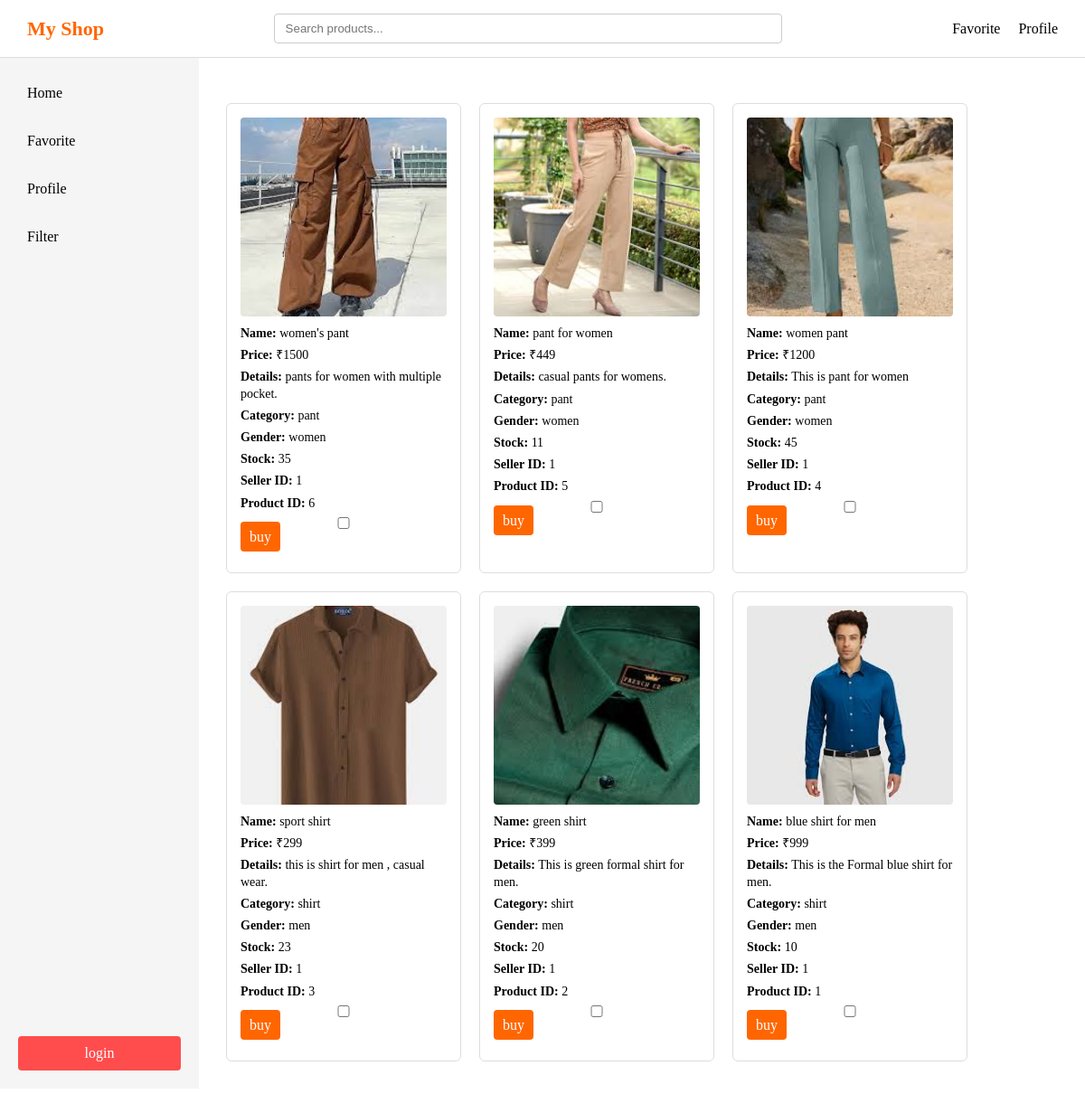
The page / on the database its author committed.
### main.py (models this page shows)
class Product(db.Model):
    id=db.Column(db.Integer, primary_key = True)
    product_name = db.Column(db.String(100))
    product_price= db.Column(db.Integer)
    product_image= db.Column(db.String(200))
    product_details = db.Column(db.Text)
    product_category = db.Column(db.String(100))
    product_gender= db.Column(db.String(20))
    product_stock= db.Column(db.Integer)
    seller_id = db.Column(db.Integer, db.ForeignKey('user.id'))

### main.py (the view)
@app.route('/')
def main():
    if 'user' in session:
        return redirect(url_for('home'))
    products = Product.query.order_by(Product.id.desc()).all()
    return render_template("main.html", products = products )

### templates/main.html (shortened to what this page needs)
<!DOCTYPE html>
<html lang="en">
<head>
    <link rel="stylesheet" href="{{ url_for('static', filename='style.css') }}">
</head>
<body id="body">
    <div class="header">
        <div class="logo">My Shop</div>
        <div class="searchbar" id="searchbar">
            <input type="text" placeholder="Search products..." />
        </div>
        <div class="right">
            <div class="favorite"><a >Favorite</a></div>
            <div class="profile"><a >Profile</a></div>
        </div>
    </div>
    <div class="layout">
        <div class="sidebar">
            <div class="top">
                <div class="home" id="sidebar-home">Home</div>
                <div class="favorite" id="sidebar-favorite">Favorite</div>
                <div class="profile" id="sidebar-profile">Profile</div>
                <div class="filter" id="sidebar-filter">Filter</div>
            </div>
        <div class="logout" id="sidebar-logout">login</div>
        </div>
        <div class="main">
            {% if products %}
            <div class="products">
                {% for product in products %}
                <div class="product-card">
                    <img src="{{ url_for('static', filename='uploads/' + product.product_image) }}">
                    <p><strong>Name:</strong> {{ product.product_name }}</p>
                    <p><strong>Price:</strong> ₹{{ product.product_price }}</p>
                    <p><strong>Details:</strong> {{ product.product_details }}</p>
                    <p><strong>Category:</strong> {{ product.product_category }}</p>
                    <p><strong>Gender:</strong> {{ product.product_gender }}</p>
                    <p><strong>Stock:</strong> {{ product.product_stock }}</p>
                    <p><strong>Seller ID:</strong> {{ product.seller_id }}</p>
                    <p><strong>Product ID:</strong> {{ product.id }}</p>
                    <input type="checkbox" class="like-checkbox" data-product-id="{{ product.id }}"
                    >
                    <div class="buybutton">
                        <a >buy</a>
                    </div>
                </div>
                {% endfor %}
            </div>
            {% endif %}
        </div>
    </div>
</body>
</html>

### static/style.css (style rules this page uses)
* { margin: 0; padding: 0; box-sizing: border-box; }
.header { display: flex; align-items: center; justify-content: space-between; padding: 15px 30px; background-color: #ffffff; border-bottom: 1px solid #ddd; width: 100%; }
.logo { font-size: 22px; font-weight: bold; color: #ff6600; white-space: nowrap; }
.searchbar { flex: 1; display: flex; justify-content: center; }
.searchbar input { width: 60%; min-width: 250px; padding: 8px 12px; border: 1px solid #ccc; border-radius: 4px; }
.right { display: flex; align-items: center; gap: 20px; white-space: nowrap; }
.right a, .right div { text-decoration: none; color: #000; cursor: pointer; font-weight: 500; }
.layout { display: flex; height: calc(100vh - 70px); }
.sidebar { width: 220px; height: 100%; background-color: #f5f5f5; padding: 20px; display: flex; flex-direction: column; }
.sidebar .top { flex: 1; overflow-y: auto; display: flex; flex-direction: column; gap: 15px; }
.sidebar .top div { padding: 10px; cursor: pointer; border-radius: 4px; }
.sidebar .logout { padding: 10px; background-color: #ff4d4d; color: white; text-align: center; border-radius: 4px; cursor: pointer; flex-shrink: 0; }
.main { flex: 1; padding: 30px; background-color: #ffffff; overflow-y: auto; }
.products { display: grid; grid-template-columns: repeat(auto-fill, 260px); gap: 20px; margin-top: 20px; }
.products > div { width: 260px; height: 520px; border: 1px solid #ddd; border-radius: 6px; padding: 15px; background-color: #fff; display: flex; flex-direction: column; overflow: hidden; }
.products img { width: 100%; height: 220px; object-fit: cover; border-radius: 4px; margin-bottom: 10px; }
.products p { font-size: 14px; margin-bottom: 6px; line-height: 1.3; }
.buybutton a, .products button { margin-top: auto; padding: 8px 10px; border-radius: 4px; text-align: center; background-color: #ff6600; color: white; text-decoration: none; border: none; cursor: pointer; }

### rows shown on the page
Product: product_image (picture), product_name "women's pant", product_price "1500", product_details "pants for women with multiple pocket.", product_category "pant", product_gender "women", product_stock "35", seller_id "1", id "6"
Product: product_image (picture), product_name "pant for women", product_price "449", product_details "casual pants for womens.", product_category "pant", product_gender "women", product_stock "11", seller_id "1", id "5"
Product: product_image (picture), product_name "women pant", product_price "1200", product_details "This is pant for women", product_category "pant", product_gender "women", product_stock "45", seller_id "1", id "4"
Product: product_image (picture), product_name "sport shirt", product_price "299", product_details "this is shirt for men , casual wear.", product_category "shirt", product_gender "men", product_stock "23", seller_id "1", id "3"
Product: product_image (picture), product_name "green shirt", product_price "399", product_details "This is green formal shirt for men.", product_category "shirt", product_gender "men", product_stock "20", seller_id "1", id "2"
Product: product_image (picture), product_name "blue shirt for men", product_price "999", product_details "This is the Formal blue shirt for men.", product_category "shirt", product_gender "men", product_stock "10", seller_id "1", id "1"
